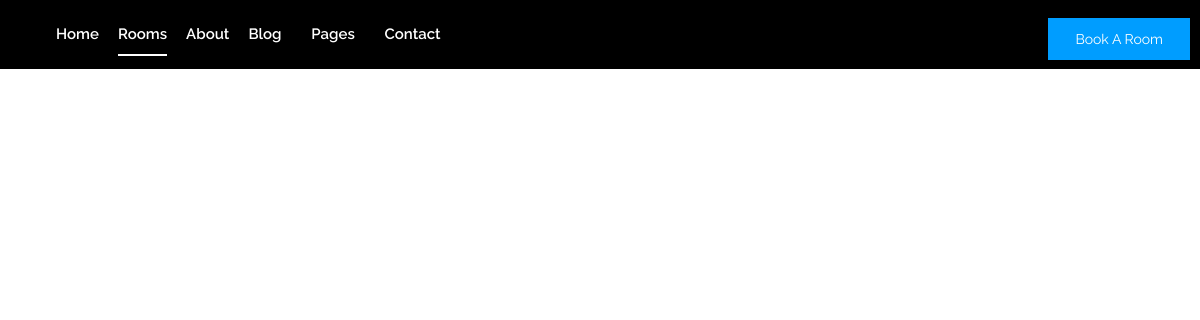
Page /user/turfs/ on the earlier database version.
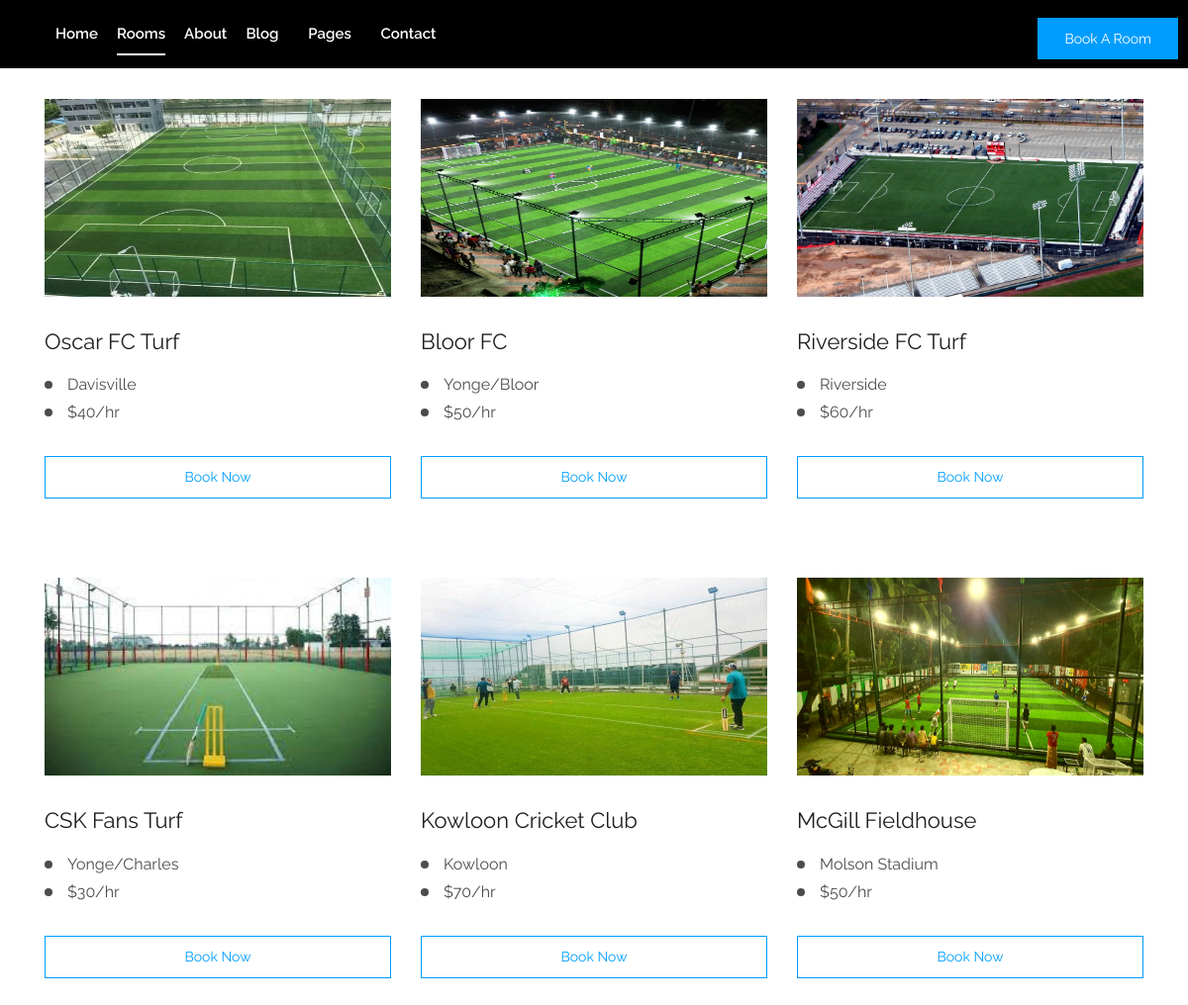
Same page on the later database version.
### adminApp/models.py (models this page shows)
class Turfdb(models.Model):
    name = models.CharField(max_length=100)
    description = models.TextField()
    image =  models.ImageField(upload_to='turf')
    price = models.IntegerField()
    location = models.CharField(max_length=100)
    categoryid = models.ForeignKey(Categorydb, on_delete=CASCADE)
    managerid = models.ForeignKey(Managerdb, on_delete=CASCADE)

### userApp/views.py (the view)
# urls.py: path('turfs/', views.viewTurfs, name='viewTurfs'),
def viewTurfs(request):
    data = Turfdb.objects.all()
    return render(request, 'turfs.html', {'data': data})

### userApp/templates/turfs.html
{% extends 'base.html' %}
{% load static %}
{% block content %}
<div class="offers_area padding_top">
    <div class="container">
        <div class="row">
            {% for i in data %}
            <div class="col-xl-4 col-md-4" id="single_turf">
                <div class="single_offers">
                    <div class="about_thumb">
                        <img src="{{i.image.url}}" style="width: 350px;
                            height:200px;">
                    </div>
                    <h3>{{i.name}}</h3>
                    <ul>
                        <li>{{i.location}}</li>
                        <li>${{i.price}}/hr</li>
                    </ul>
                    <a href="#" class="book_now">book now</a>
                </div>
            </div>
            {% endfor %}
        </div>
    </div>
</div>
{% endblock %}

### userApp/templates/base.html (shortened to what this page needs)
{% load static %}
<!doctype html>
<html class="no-js" lang="zxx">
    <head>
        <link rel="stylesheet" href="{% static 'user/css/bootstrap.min.css' %}">
        <link rel="stylesheet"
            href="{% static 'user/css/owl.carousel.min.css' %}">
        <link rel="stylesheet"
            href="{% static 'user/css/magnific-popup.css' %}">
        <link rel="stylesheet"
            href="{% static 'user/css/font-awesome.min.css' %}">
        <link rel="stylesheet" href="{% static 'user/css/themify-icons.css' %}">
        <link rel="stylesheet" href="{% static 'user/css/nice-select.css' %}">
        <link rel="stylesheet" href="{% static 'user/css/flaticon.css' %}">
        <link rel="stylesheet" href="{% static 'user/css/gijgo.css' %}">
        <link rel="stylesheet" href="{% static 'user/css/animate.css' %}">
        <link rel="stylesheet" href="{% static 'user/css/slicknav.css' %}">
        <link rel="stylesheet" href="{% static 'user/css/style.css' %}">
    </head>
    <body>
        {% include 'nav.html' %}
        {% block content %}
        {% endblock %}
    </body>
</html>

### userApp/templates/nav.html (shortened to what this page needs)
<header>
    <div class="header-area" id="navbar">
        <div id="sticky-header" class="main-header-area">
            <div class="container-fluid p-0">
                <div class="row align-items-center no-gutters">
                    <div class="col-xl-5 col-lg-6">
                        <div class="main-menu d-none d-lg-block">
                            <nav>
                                <ul id="navigation">
                                    <li><a href="index.html">home</a></li>
                                    <li><a class="active"
                                            href="rooms.html">rooms</a></li>
                                    <li><a href="about.html">About</a></li>
                                    <li><a href="#">blog <i
                                                class="ti-angle-down"></i></a>
                                    </li>
                                    <li><a href="#">pages <i
                                                class="ti-angle-down"></i></a>
                                    </li>
                                    <li><a href="contact.html">Contact</a></li>
                                </ul>
                            </nav>
                        </div>
                    </div>
                    <div class="col-xl-2 col-lg-2">
                    </div>
                    <div class="col-xl-5 col-lg-4 d-none d-lg-block">
                        <div class="book_room">
                            <div class="socail_links">
                                <ul>
                                    <li>
                                        <a href="#">
                                            <i class="fa
                                                fa-facebook-square"></i>
                                        </a>
                                    </li>
                                    <li>
                                        <a href="#">
                                            <i class="fa fa-twitter"></i>
                                        </a>
                                    </li>
                                    <li>
                                        <a href="#">
                                            <i class="fa fa-instagram"></i>
                                        </a>
                                    </li>
                                </ul>
                            </div>
                            <div class="book_btn d-none d-lg-block">
                                <a class="popup-with-form"
                                    href="#test-form">Book A Room</a>
                            </div>
                        </div>
                    </div>
                    <div class="col-12">
                    </div>
                </div>
            </div>
        </div>
    </div>
</header>

### userApp/static/user/css/style.css (style rules this page uses)
body { font-family:'Raleway', sans-serif;font-weight:normal;font-style:normal }
a,.button { -webkit-transition:.3s;-moz-transition:.3s;-o-transition:.3s;transition:.3s }
a,button { color:#1F1F1F;outline:medium none }
h1,h2,h3,h4,h5 { font-family:'Raleway', sans-serif;color:#1F1F1F }
ul { margin:0px;padding:0px }
li { list-style:none }
*::placeholder { color:#cccccc;font-size:14px;opacity:1 }
h3 { font-size:24px }
.book_now { display:inline-block;font-size:14px;color:#009DFF;border:1px solid #009DFF;text-transform:capitalize;padding:10px 25px }
.header-area { position:absolute;left:0;right:0;width:100%;top:0;z-index:9;padding-top:28px }
.header-area .main-header-area { padding:0 150px }
@media (min-width: 992px) and (max-width: 1200px) { .header-area .main-header-area { padding:0 20px } }
@media (min-width: 1200px) and (max-width: 1500px) { .header-area .main-header-area { padding:0 10px } }
.header-area .main-header-area .book_room { display:-webkit-box;display:-moz-box;display:-ms-flexbox;display:-webkit-flex;display:flex;-webkit-align-items:center;-moz-align-items:center;-ms-align-items:center;align-items:center;-webkit-justify-content:flex-end;-moz-justify-content:flex-end;-ms-justify-content:flex-end;justify-content:flex-end;-ms-flex-pack:flex-end }
.header-area .main-header-area .book_room .socail_links ul li { display:inline-block }
.header-area .main-header-area .book_room .socail_links ul li a { color:#A8A7A0;margin:0 10px;font-size:15px }
.header-area .main-header-area .book_room .book_btn { margin-left:30px }
.header-area .main-header-area .book_room .book_btn a { background:#009DFF;padding:12px 26px;font-size:14px;font-weight:400;border:1px solid transparent;color:#fff }
.header-area .main-header-area .main-menu { text-align:center;padding:12px 0 }
.header-area .main-header-area .main-menu ul li { display:inline-block;position:relative;margin-right:50px }
@media (min-width: 992px) and (max-width: 1200px) { .header-area .main-header-area .main-menu ul li { margin-right:20px } }
@media (min-width: 1200px) and (max-width: 1500px) { .header-area .main-header-area .main-menu ul li { margin-right:15px } }
.header-area .main-header-area .main-menu ul li a { color:#fff;font-size:16px;text-transform:capitalize;font-weight:600;display:inline-block;padding:0px 0px 10px 0px;font-family:"Raleway",sans-serif;position:relative;text-transform:capitalize }
@media (min-width: 992px) and (max-width: 1200px) { .header-area .main-header-area .main-menu ul li a { font-size:15px } }
@media (min-width: 1200px) and (max-width: 1500px) { .header-area .main-header-area .main-menu ul li a { font-size:15px } }
.header-area .main-header-area .main-menu ul li a i { font-size:9px }
.header-area .main-header-area .main-menu ul li a::before { position:absolute;content:"";background:#fff;width:100%;height:2px;bottom:0;left:0;opacity:0;transform:scaleX(0);-webkit-transition:.3s;-moz-transition:.3s;-o-transition:.3s;transition:.3s }
.header-area .main-header-area .main-menu ul li a.active::before { opacity:1;transform:scaleX(1) }
.header-area .main-header-area .main-menu ul li:first-child a { padding-left:0 }
.offers_area { padding-bottom:100px }
.offers_area.padding_top { padding-top:80px }
@media (min-width: 992px) and (max-width: 1200px) { .offers_area.padding_top { padding-top:100px } }
.offers_area .single_offers .about_thumb { overflow:hidden }
.offers_area .single_offers .about_thumb img { width:100%;-webkit-transform:scale(1);-moz-transform:scale(1);-ms-transform:scale(1);transform:scale(1);-webkit-transition:.3s;-moz-transition:.3s;-o-transition:.3s;transition:.3s }
.offers_area .single_offers h3 { font-size:22px;font-weight:400;color:#1F1F1F;margin-top:32px }
.offers_area .single_offers ul { margin-top:17px;margin-bottom:30px }
.offers_area .single_offers ul li { font-size:16px;color:#4D4D4D;line-height:28px;position:relative;z-index:9;padding-left:23px }
.offers_area .single_offers ul li::before { position:absolute;content:"";width:8px;height:8px;background:#4D4D4D;left:0;top:50%;-webkit-transform:translateY(-50%);-moz-transform:translateY(-50%);-ms-transform:translateY(-50%);transform:translateY(-50%);border-radius:50% }
.offers_area .single_offers a { width:100%;text-align:center }
h1,h2,h3,h4,h5,h6 { line-height:1.2em }
#single_turf { padding-bottom: 80px; }
#navbar { position: fixed; left: 0; right: 0; width: 100%; top: 0; z-index: 9; padding-top: 10px; background-color: black; }

Differences in the rows shown:
added Turfdb: image (picture), name "Oscar FC Turf", location "Davisville", price "40"
added Turfdb: image (picture), name "Bloor FC", location "Yonge/Bloor", price "50"
added Turfdb: image (picture), name "Riverside FC Turf", location "Riverside", price "60"
added Turfdb: image (picture), name "CSK Fans Turf", location "Yonge/Charles", price "30"
added Turfdb: image (picture), name "Kowloon Cricket Club", location "Kowloon", price "70"
added Turfdb: image (picture), name "McGill Fieldhouse", location "Molson Stadium", price "50"
